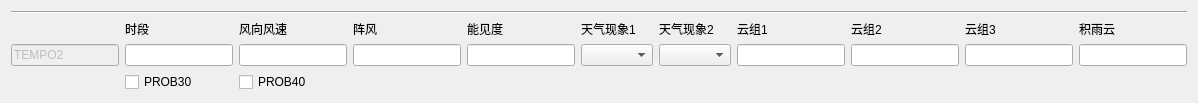
    <widget class="QFrame" name="tempo2_frame">
     <layout class="QVBoxLayout" name="tempo2">
      <item>
       <layout class="QGridLayout" name="tempo2_layout">
        <item row="1" column="12">
         <widget class="QLabel" name="tempo2_cloud3_label">
          <property name="text">
           <string>云组3</string>
          </property>
          <property name="buddy">
           <cstring>tempo2_cloud3</cstring>
          </property>
         </widget>
        </item>
        <item row="1" column="11">
         <widget class="QLabel" name="tempo2_cloud2_label">
          <property name="text">
           <string>云组2</string>
          </property>
          <property name="buddy">
           <cstring>tempo2_cloud2</cstring>
          </property>
         </widget>
        </item>
        <item row="1" column="5">
         <widget class="QLabel" name="tempo2_wind_label">
          <property name="text">
           <string>风向风速</string>
          </property>
          <property name="buddy">
           <cstring>tempo2_wind</cstring>
          </property>
         </widget>
        </item>
        <item row="3" column="13">
         <widget class="QLineEdit" name="tempo2_cb"/>
        </item>
        <item row="1" column="4">
         <widget class="QLabel" name="tempo2_period_label">
          <property name="text">
           <string>时段</string>
          </property>
          <property name="buddy">
           <cstring>tempo2_period</cstring>
          </property>
         </widget>
        </item>
        <item row="3" column="4">
         <widget class="QLineEdit" name="tempo2_period"/>
        </item>
        <item row="1" column="6">
         <widget class="QLabel" name="tempo2_gust_label">
          <property name="text">
           <string>阵风</string>
          </property>
          <property name="buddy">
           <cstring>tempo2_gust</cstring>
          </property>
         </widget>
        </item>
        <item row="1" column="7">
         <widget class="QLabel" name="tempo2_vis_label">
          <property name="text">
           <string>能见度</string>
          </property>
          <property name="buddy">
           <cstring>tempo2_vis</cstring>
          </property>
         </widget>
        </item>
        <item row="3" column="5">
         <widget class="QLineEdit" name="tempo2_wind"/>
        </item>
        <item row="1" column="9">
         <widget class="QLabel" name="tempo2_weather2_label">
          <property name="text">
           <string>天气现象2</string>
          </property>
          <property name="buddy">
           <cstring>tempo2_weather2</cstring>
          </property>
         </widget>
        </item>
        <item row="3" column="10">
         <widget class="QLineEdit" name="tempo2_cloud1"/>
        </item>
        <item row="3" column="9">
         <widget class="QComboBox" name="tempo2_weather2"/>
        </item>
        <item row="3" column="7">
         <widget class="QLineEdit" name="tempo2_vis"/>
        </item>
        <item row="3" column="8">
         <widget class="QComboBox" name="tempo2_weather1"/>
        </item>
        <item row="3" column="3">
         <widget class="QLineEdit" name="tempo2_title">
          <property name="enabled">
           <bool>false</bool>
          </property>
          <property name="text">
           <string>TEMPO2</string>
          </property>
         </widget>
        </item>
        <item row="1" column="8">
         <widget class="QLabel" name="tempo2_weather1_label">
          <property name="text">
           <string>天气现象1</string>
          </property>
          <property name="buddy">
           <cstring>tempo2_weather1</cstring>
          </property>
         </widget>
        </item>
        <item row="0" column="3" colspan="11">
         <widget class="Line" name="tempo2_line">
          <property name="orientation">
           <enum>Qt::Horizontal</enum>
          </property>
         </widget>
        </item>
        <item row="3" column="6">
         <widget class="QLineEdit" name="tempo2_gust"/>
        </item>
        <item row="1" column="10">
         <widget class="QLabel" name="tempo2_cloud1_label">
          <property name="text">
           <string>云组1</string>
          </property>
          <property name="buddy">
           <cstring>tempo2_cloud1</cstring>
          </property>
         </widget>
        </item>
        <item row="1" column="13">
         <widget class="QLabel" name="tempo2_cb_label">
          <property name="text">
           <string>积雨云</string>
          </property>
          <property name="buddy">
           <cstring>tempo2_cb</cstring>
          </property>
         </widget>
        </item>
        <item row="3" column="11">
         <widget class="QLineEdit" name="tempo2_cloud2"/>
        </item>
        <item row="3" column="12">
         <widget class="QLineEdit" name="tempo2_cloud3"/>
        </item>
        <item row="4" column="4">
         <widget class="QCheckBox" name="tempo2_prob30">
          <property name="text">
           <string>PROB30</string>
          </property>
         </widget>
        </item>
        <item row="4" column="5">
         <widget class="QCheckBox" name="tempo2_prob40">
          <property name="text">
           <string>PROB40</string>
          </property>
         </widget>
        </item>
       </layout>
      </item>
     </layout>
    </widget>
